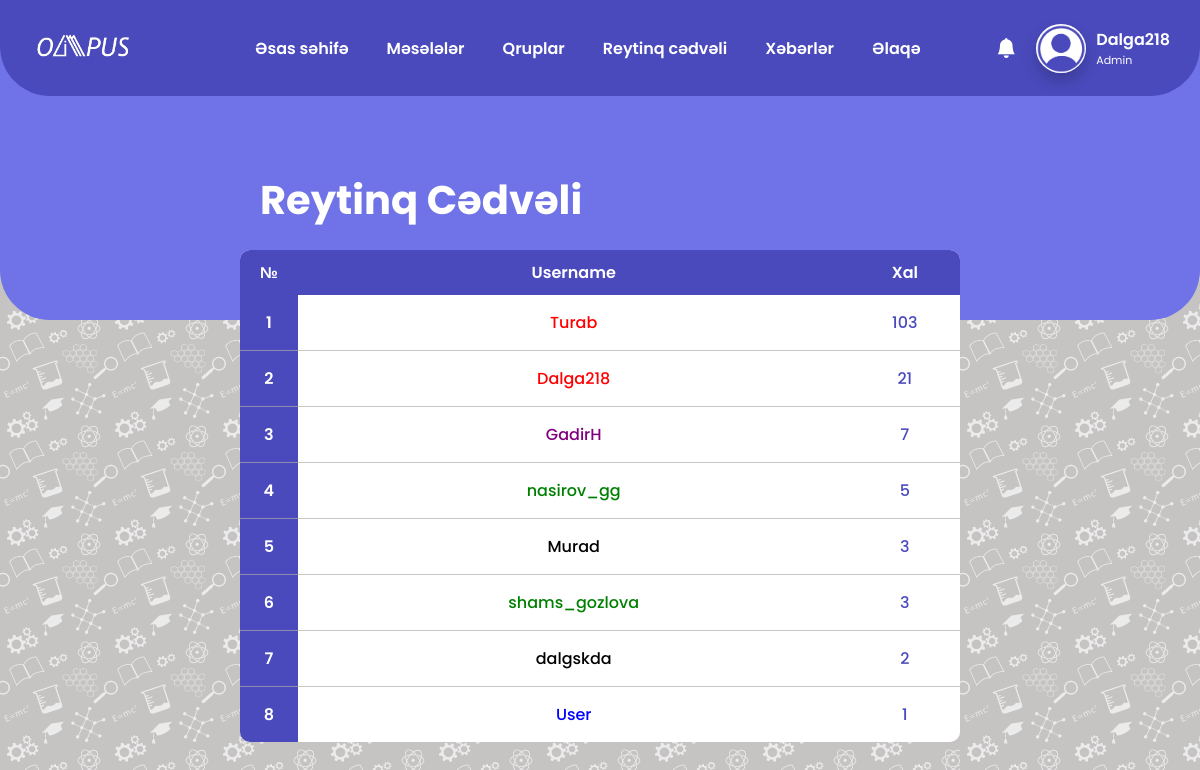
The app's page /ranking/ (signed in) with its own data.
### base/models.py (models this page shows, shortened)
class Account(models.Model):
    username=models.CharField(max_length=20)
    fullname=models.CharField(max_length=100,blank=True)
    email=models.CharField(max_length=50)
    password=models.CharField(max_length=50)
    profile_photo=models.ImageField(upload_to='profile_photos/', default='profile_photos/default_pp.png')
    point=models.IntegerField(default=0)
    admin_tag=models.BooleanField(default=False)
    teacher_tag=models.BooleanField(default=False)
    clever_tag=models.BooleanField(default=False)
    olympian_tag=models.BooleanField(default=False)
    groups=models.CharField(max_length=1000000,default='%')
    requests=models.CharField(max_length=1000000,default='%')

### problems/views.py (the view)
# urls.py: path('ranking/', problems_views.ranking, name='ranking'),
def ranking(request):
    user=islogin(request)
    users=Account.objects.filter(point__gt=0).order_by('-point')
    return render(request,'ranking.html',{"users":users,"subjects":subjects,"islogin":user,"notifications":Notification.objects.filter(user=user).order_by('-date')})

### base/views.py (called while the page is built)
def islogin(request):
    if 'username' in request.session:
        user=Account.objects.get(username=request.session['username'])
        return user
    return False

### templates/ranking.html (shortened to what this page needs)
<!DOCTYPE html>
<html lang="en">
<head>
  <link rel="stylesheet" href="/static/css/ranking.css">
  <link href="https://cdn.jsdelivr.net/npm/remixicon@2.2.0/fonts/remixicon.css" rel="stylesheet">
  <link rel="stylesheet" href="https://cdn.jsdelivr.net/npm/bootstrap-icons@1.10.5/font/bootstrap-icons.css">
</head>
<body>
    {% include 'navbar.html' %}
    <div class="users_table">
      <h1 class="head_rank">Reytinq Cədvəli</h1>
      <table class="all_users_table">
        <thead>
          <tr>
            <th>№</th>
            <th>Username</th>
            <th>Xal</th>
          </tr>
        </thead>
        <tbody class="table_body">
            {% for user in users %}
            <tr class="data-item">
                <td width="5%" class="number_td"><p class="number"></p></td>
                <td height="100%" width="50%" class="user_text">
                  {% if user.admin_tag %}
                  <a href="{% url 'profile' user.username %}" class="go_user" style="color: red;">{{ user.username }}</a>
                  {% elif user.teacher_tag %}
                  <a href="{% url 'profile' user.username %}" class="go_user" style="color: blue;">{{ user.username }}</a>
                  {% elif user.clever_tag %}
                  <a href="{% url 'profile' user.username %}" class="go_user" style="color: green;">{{ user.username }}</a>
                  {% elif user.olympian_tag %}
                  <a href="{% url 'profile' user.username %}" class="go_user" style="color: purple;">{{ user.username }}</a>
                  {% else %}
                  <a href="{% url 'profile' user.username %}" class="go_user" style="color: black;">{{ user.username }}</a>
                  {% endif %}
                <td width="10%"class="follows_text"><p id="follows">{{ user.point }}</p></td>
            </tr>
            {% endfor %}
        </tbody>
      </table>
    </div>
</body>
</html>

### templates/navbar.html (shortened to what this page needs)
<header>
    <link href="https://cdn.jsdelivr.net/npm/remixicon@2.2.0/fonts/remixicon.css" rel="stylesheet">
    <link rel="stylesheet" href="https://unpkg.com/boxicons@latest/css/boxicons.min.css">
    <link rel="stylesheet" href="https://cdn.jsdelivr.net/npm/bootstrap-icons@1.10.5/font/bootstrap-icons.css">
    <link rel="stylesheet" type="text/css" href="/static/css/navbar.css">
    <a href="{% url 'base' %}" class="logo"><img width="100" class="logo_href" src="/static/images/logo.png" alt="Logo"></a>
    <div class="navbar-all-elements">
        <ul class="navlist">
            <li><button class="dropbtn"><a href="{% url 'base' %}">Əsas səhifə</a></button></li>
            <li>
            <div class="dropdown">
                <div class="buttons_drop">
                    <button class="dropbtn" id="dropbtn_prob"><a href="{% url 'problems_main' %}">Məsələlər</a><button class="icon_opening"></button></button>
                </div>
            </div>
            </li>
            <li id="group_not"><button class="dropbtn"><a href="{% url 'groups_main' %}">Qruplar</button></a>{% if islogin.requests|length > 1 %}<p class="notify_group">New</p>{% endif %}</li>
            <li><button class="dropbtn"><a href="{% url 'ranking' %}">Reytinq cədvəli</a></button></li>
            <li><button class="dropbtn"><a href="{% url 'news' %}">Xəbərlər</a></button></li>
            <li><button class="dropbtn"><a href="{% url 'contact' %}">Əlaqə</a></button></li>
        </ul>
        {% if islogin == False %}
        <div class="forms-all">
            <div class="users-section">
                <a href="{% url 'login' %}"><button class="login">Daxil ol</button></a>
                <a href="{% url 'register' %}"><button class="register">Qeydiyyat</button></a>
            </div>
        </div>
        {% else %}
        <div class="pp_all">
            <div class="profile-section">
                <div class="notificatons_whole">
                    <button class="notification_btn" onclick="open_notifications()"><i class="bi bi-bell-fill"></i></button>
                </div>
                <a href="{% url 'profile' islogin.username %}" class="pp_place"><img class="profile_photo" src="/media/{{ islogin.profile_photo }}"></i></a>
                <div class="user">
                    <h3 class="username_txt"><a href="{% url 'profile' islogin.username %}" style="text-decoration:none; color:white;">{{ islogin.username }}</a></h3>
                    {% if islogin.admin_tag %}
                    <h6 class="user_tag">Admin</h6>
                    {% elif islogin.teacher_tag %}
                    <h6 class="user_tag">Teacher</h6>
                    {% elif islogin.clever_tag %}
                    <h6 class="user_tag">Clever</h6>
                    {% elif islogin.olympian_tag %}
                    <h6 class="user_tag">Olympian</h6>
                    {% endif %}
                </div>
            </div>
        </div>
        {% endif %}
    </div>
</header>
<div class="head-bottom">
</div>

### static/css/ranking.css (style rules this page uses)
* { padding: 0; margin: 0; font-family: "Poppins", sans-serif; text-decoration: none; list-style: none; box-sizing: border-box; }
body { background: #c6c3c3; }
.users_table { margin: 0 auto; margin-top: 150px; width: 60%; margin-bottom: 30px; }
.users_table h1 { color: white; font-size: 40px; font-weight: 700; padding-left: 20px; padding-top: 20px; padding-bottom: 20px; }
.users_table .all_users_table { border-collapse: collapse; background-color: white; width: 100%; border-radius: 10px; }
.all_users_table thead th { background: #4a4abd; color: white; padding: 10px; font-weight: 600; }
.all_users_table tr { border-bottom: 0.5px solid rgba(173, 173, 173, 0.68); }
.all_users_table thead tr:first-child th:first-child { border-top-left-radius: 10px; }
.all_users_table thead tr:first-child th:last-child { border-top-right-radius: 10px; }
.all_users_table tr:last-child td:first-child { border-bottom-left-radius: 10px; }
.all_users_table tr:last-child { border-bottom: 0; }
.all_users_table tr td { padding: 15px; font-size: 16px; font-weight: 500; }
.follows_text { text-align: center; color: #4a4abd; }
.all_users_table tr .number_td { background-color: #4a4abd; color: white; padding: 10px 14px; text-align: center; font-weight: 600; }
.all_users_table tr .user_text { color: white; text-align: center; }

### static/css/navbar.css (style rules this page uses)
* { padding: 0; margin: 0; font-family: "Poppins", sans-serif; text-decoration: none; list-style: none; box-sizing: border-box; }
body { background: #c6c3c3; background-image: url('/static/images/bg-design.png'); }
header { position: fixed; right: 0; top: 0; z-index: 100; width: 100%; height: 12%; display: flex; align-items: center; padding: 33px 9%; background: #4a4abd 75.52%; border-bottom-left-radius: 50px; border-bottom-right-radius: 50px; }
.logo_href { vertical-align: middle; }
.notification_btn { background-color: transparent; border:0; color: white; cursor: pointer; font-size: 20px; padding-right: 10px; padding-left: 90px; }
.navbar-all-elements { display: flex; align-items: center; }
.navlist { margin-left: 100px; display: flex; align-items: center; margin-bottom: 0rem; padding-left: 0rem; }
.navlist .dropbtn a { text-decoration: none; color:white; }
#group_not { display: flex; align-items: center; }
#dropbtn_prob { display: flex; align-items: center; }
.navlist button { background-color: transparent; color: white; font-size: 1rem; font-weight: 600; padding: 0 19px; border-radius: 25px; cursor: pointer; border: transparent; text-align: center; }
.buttons_drop { display: flex; }
.pp_all { position: absolute; display: flex; align-items: center; right: 0; }
header .profile-section { position: relative; border-bottom-right-radius: 50px; border-bottom-left-radius: 20px; border-top-left-radius: 20px; background-color: rgba(255, 255, 255, 0); height: 80%; width: auto; justify-content: right; align-items:center; display:flex; }
header .profile-section a { height: 70px; width: 70px; border-bottom-left-radius: 20px; border-top-left-radius: 20px; background-color: rgba(255, 255, 255, 0); }
header .profile-section a img { max-height: 70%; border-radius: 100%; box-shadow: 0px 8px 16px 0px rgba(0,0,0,0.2); z-index: 102; height: 50px; width: 50px; margin-right: 10px; margin-left: 10px; margin-top: 15%; }
header .profile-section .user { margin-right: 30px; }
header .profile-section .user .username_txt { font-size: 16px; font-weight: 600; color: #ffffff; }
header .profile-section .user .user_tag { font-size: 11px; font-weight: 400; color: #ffffff; }
.head-bottom { position: absolute; top: 0; left: 0; z-index: -10000; width: 100%; height: 40%; background-color: #6f73e7; border-bottom-left-radius: 50px; border-bottom-right-radius: 50px; }
@media (max-width: 1535px) { header { padding: 30px 3%; transition: .2s; } }

### records on screen
Account: profile_photo (placeholder picture), username "Dalga218", point "21"
Account: username "Turab", point "103"
Account: username "GadirH", point "7"
Account: username "nasirov_gg", point "5"
Account: username "Murad", point "3"
Account: username "shams_gozlova", point "3"
Account: username "dalgskda", point "2"
Account: username "User", point "1"
